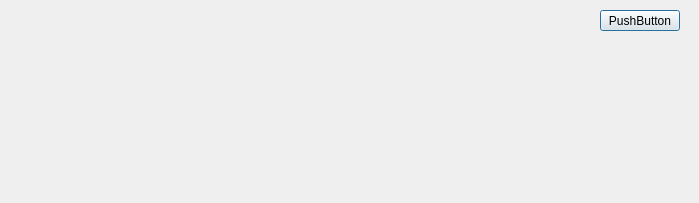
<?xml version="1.0" encoding="UTF-8"?>
<ui version="4.0">
 <class>Dialog</class>
 <widget class="QDialog" name="Dialog">
  <property name="geometry">
   <rect>
    <x>0</x>
    <y>0</y>
    <width>699</width>
    <height>203</height>
   </rect>
  </property>
  <property name="windowTitle">
   <string>Dialog</string>
  </property>
  <widget class="QPushButton" name="pushButton">
   <property name="geometry">
    <rect>
     <x>600</x>
     <y>10</y>
     <width>80</width>
     <height>21</height>
    </rect>
   </property>
   <property name="text">
    <string>PushButton</string>
   </property>
  </widget>
  <widget class="AnimTimeline" name="widget" native="true">
   <property name="geometry">
    <rect>
     <x>70</x>
     <y>50</y>
     <width>521</width>
     <height>111</height>
    </rect>
   </property>
  </widget>
 </widget>
 <customwidgets>
  <customwidget>
   <class>AnimTimeline</class>
   <extends>QWidget</extends>
   <header>animtimeline.h</header>
   <container>1</container>
   <slots>
    <signal>cursorChanged(double)</signal>
    <signal>playClicked()</signal>
    <signal>pauseClicked()</signal>
    <signal>keyPoseAdded(double)</signal>
    <signal>keyPoseChanged(int)</signal>
    <signal>removeKeyPose(int)</signal>
    <slot>onChangeDuration(double)</slot>
    <slot>onChangeCursor(double)</slot>
    <slot>onChangeAnimDuration(double)</slot>
   </slots>
  </customwidget>
 </customwidgets>
 <resources/>
 <connections/>
</ui>
